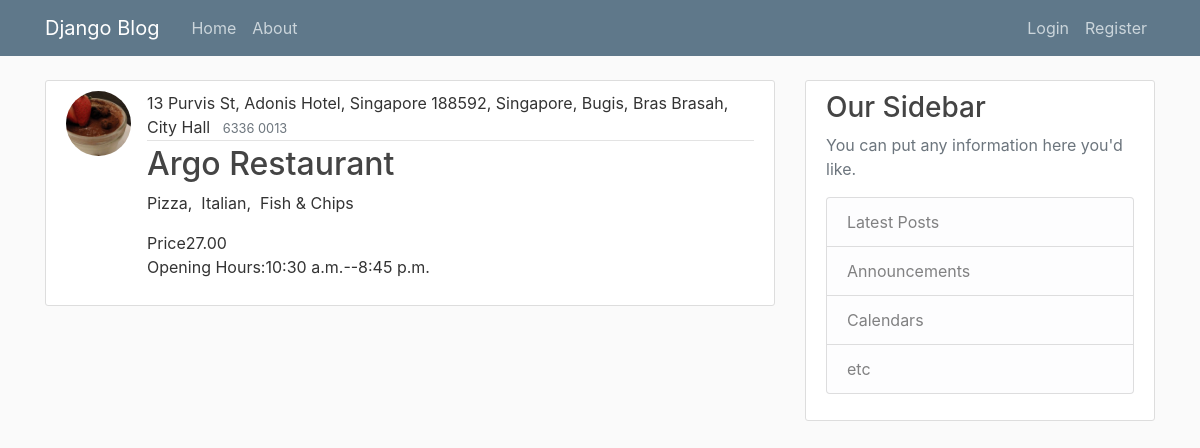
The app's page /restaurant/R00021/, older data.
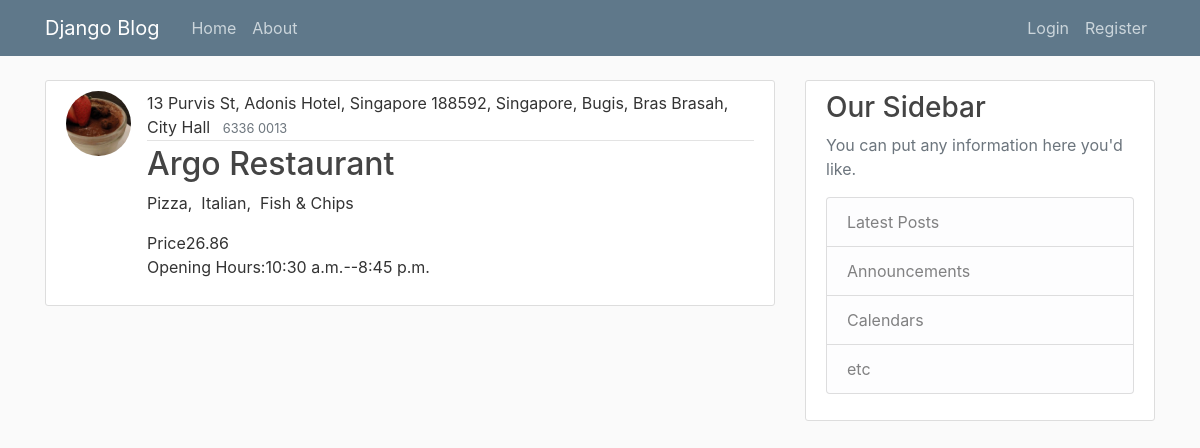
The same page, newer data.
### mysite/models.py (models this page shows, shortened)
class Restaurant(models.Model):
    restaurant_id = models.CharField(max_length=6, primary_key=True)
    name = models.CharField(max_length=50)
    category = models.ForeignKey(Category, on_delete=models.CASCADE)
    address = models.CharField(max_length=100)
    avg_price = models.DecimalField(max_digits=6, decimal_places=2)
    phone_number = models.CharField(max_length=15)
    description = models.TextField()
    start_time = models.TimeField()
    end_time = models.TimeField()
    restaurant_picture = models.ImageField(
        default='restaurant.jpg', upload_to='images/restaurant')
    class Meta:
        ordering = ['name']

### mysite/views.py (the view)
# urls.py: path('restaurant/<str:pk>/', RestaurantDetailView.as_view(), name='restaurant-detail'),
class RestaurantDetailView(DetailView):
    model = Restaurant

### templates/mysite/restaurant_detail.html
{% extends "mysite/base.html" %}
{% block content %}
 <article class="media content-section">
    <img alt="restaurant picture" class="rounded-circle article-img" src="media/{{ restaurant.restaurant_picture }}">
    <div class="media-body">
    <div class="article-metadata">
    <a class="mr-2">{{ object.address }}</a>
    <small class="text-muted">{{ object.phone_number }}</small>
    </div>
    <h2 class="article-title">{{ object.name }}</h2>
    <p class="article-content">{{ object.description }}</p>
    <label>Price</label>{{ object.avg_price }}
    <p>Opening Hours:{{ object.start_time}}--{{ object.end_time}}</p>
    </div>
 </article>
{% endblock content %}

Row changes from the older to the newer data that the page shows:
changed Restaurant "Argo Restaurant": avg_price "27.00" → "26.86"
